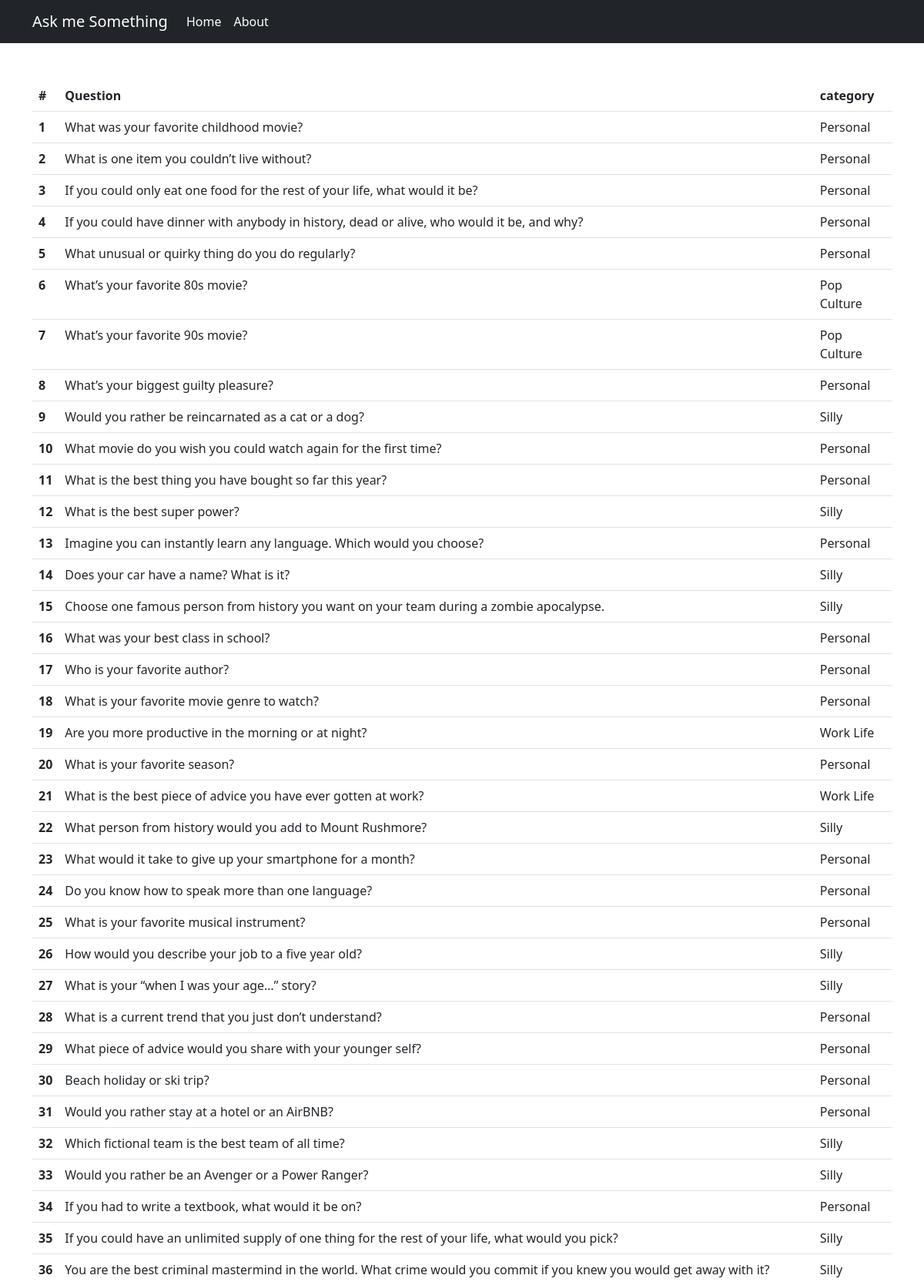
/about (upper part), run on the app's committed database.
### app.py (models this page shows)
class ASKDB(db.Model):
    id = db.Column(db.Integer, primary_key=True)
    question = db.Column(db.String(250))
    category = db.Column(db.String(100))

### app.py (the view)
@app.route('/about')
def about():
    questiontable = ASKDB.query.all()
    return render_template('about.html', **locals())

### templates/about.html
<!DOCTYPE html>
<html lang="en">
    {% include 'partials/head.html' %}
<body>
	{% include 'partials/nav.html' %}
	<div class="container">
        <table class="table">
            <thead>
            <tr>
                <th scope="col">#</th>
                <th scope="col">Question</th>
                <th scope="col">category</th>
            </tr>
            </thead>
            <tbody>
                {% for question in questiontable %}
                    <tr>
                        <th scope="row">{{ question.id }}</th>
                        <td>{{ question.question }}</td>
                        <td>{{ question.category }}</td>
                    </tr>
                {% endfor %}
            </tbody>
        </table>
    </div>
</body>
</html>

### data on the page
ASKDB: id "1", question "What was your favorite childhood movie?", category "Personal"
ASKDB: id "2", question "What is one item you couldn’t live without?", category "Personal"
ASKDB: id "3", question "If you could only eat one food for the rest of your life, what would it be?", category "Personal"
ASKDB: id "4", question "If you could have dinner with anybody in history, dead or alive, who would it be, and why?", category "Personal"
ASKDB: id "5", question "What unusual or quirky thing do you do regularly?", category "Personal"
ASKDB: id "6", question "What’s your favorite 80s movie?", category "Pop Culture"
ASKDB: id "7", question "What’s your favorite 90s movie?", category "Pop Culture"
ASKDB: id "8", question "What’s your biggest guilty pleasure?", category "Personal"
ASKDB: id "9", question "Would you rather be reincarnated as a cat or a dog?", category "Silly"
ASKDB: id "10", question "What movie do you wish you could watch again for the first time?", category "Personal"
ASKDB: id "11", question "What is the best thing you have bought so far this year?", category "Personal"
ASKDB: id "12", question "What is the best super power?", category "Silly"
ASKDB: id "13", question "Imagine you can instantly learn any language. Which would you choose?", category "Personal"
ASKDB: id "14", question "Does your car have a name? What is it?", category "Silly"
ASKDB: id "15", question "Choose one famous person from history you want on your team during a zombie apocalypse.", category "Silly"
ASKDB: id "16", question "What was your best class in school?", category "Personal"
ASKDB: id "17", question "Who is your favorite author?", category "Personal"
ASKDB: id "18", question "What is your favorite movie genre to watch?", category "Personal"
ASKDB: id "19", question "Are you more productive in the morning or at night?", category "Work Life"
ASKDB: id "20", question "What is your favorite season?", category "Personal"
ASKDB: id "21", question "What is the best piece of advice you have ever gotten at work?", category "Work Life"
ASKDB: id "22", question "What person from history would you add to Mount Rushmore?", category "Silly"
ASKDB: id "23", question "What would it take to give up your smartphone for a month?", category "Personal"
ASKDB: id "24", question "Do you know how to speak more than one language?", category "Personal"
ASKDB: id "25", question "What is your favorite musical instrument?", category "Personal"
ASKDB: id "26", question "How would you describe your job to a five year old?", category "Silly"
ASKDB: id "27", question "What is your “when I was your age…” story?", category "Silly"
ASKDB: id "28", question "What is a current trend that you just don’t understand?", category "Personal"
ASKDB: id "29", question "What piece of advice would you share with your younger self?", category "Personal"
ASKDB: id "30", question "Beach holiday or ski trip?", category "Personal"
ASKDB: id "31", question "Would you rather stay at a hotel or an AirBNB?", category "Personal"
ASKDB: id "32", question "Which fictional team is the best team of all time?", category "Silly"
ASKDB: id "33", question "Would you rather be an Avenger or a Power Ranger?", category "Silly"
ASKDB: id "34", question "If you had to write a textbook, what would it be on?", category "Personal"
ASKDB: id "35", question "If you could have an unlimited supply of one thing for the rest of your life, what would you pick?", category "Silly"
ASKDB: id "36", question "You are the best criminal mastermind in the world. What crime would you commit if you knew you would get away with it?", category "Silly"
